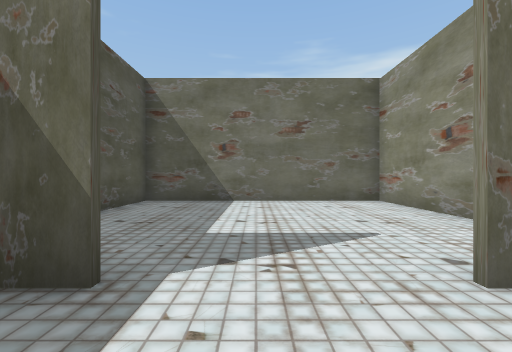
[1] (above)

19 first-person views from a walk through a scene from a Unity 3-D project. The camera is 1.5 m above the floor, looks level and sees 90° across. The floor is counted in squares, 2 m on a side. Each view is taken from the middle of a square. On the plan, view 1 faces up. The plan holds only what a view shows up to about 9 squares ahead; the rest is blank. The place goes on beyond the plan. The player is left out. Some surface patterns are stand-ins.

[2]
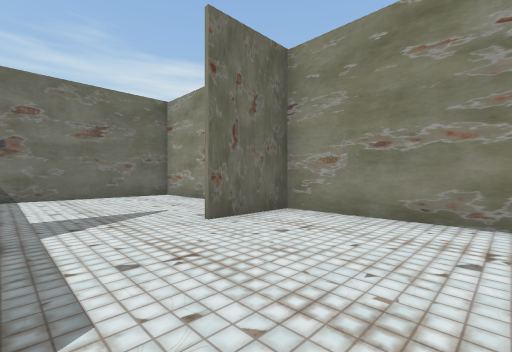

[3]
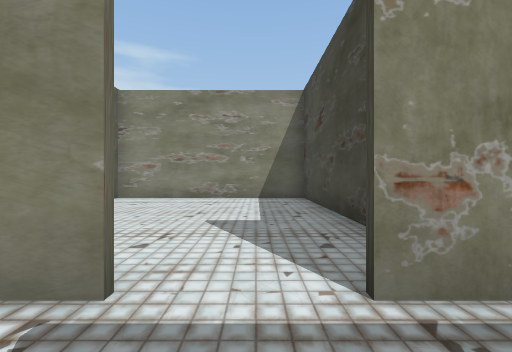

[4]
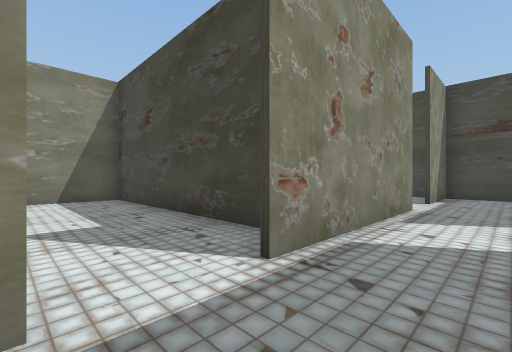

[5]
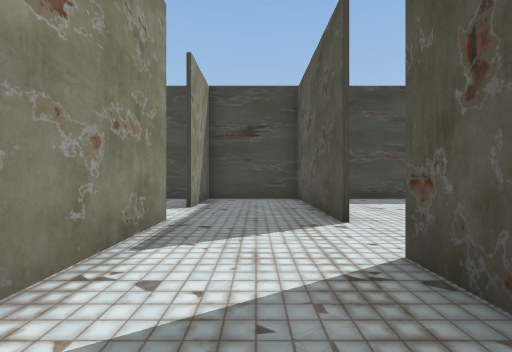

[6]
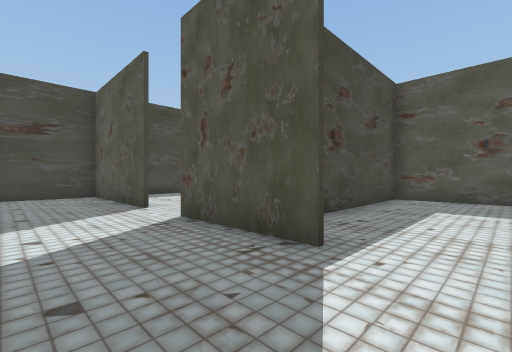

[7]
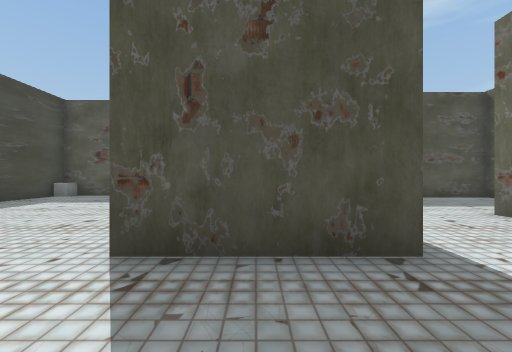

[8]
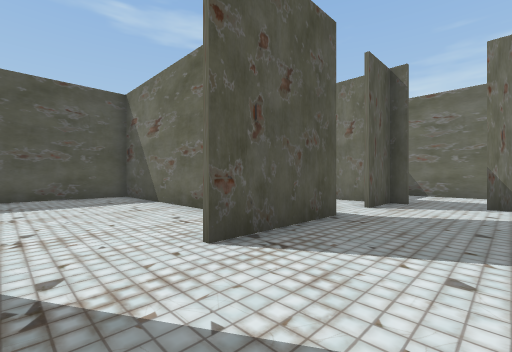

[9]
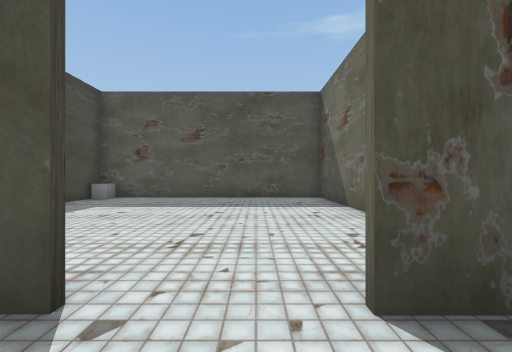

[10]
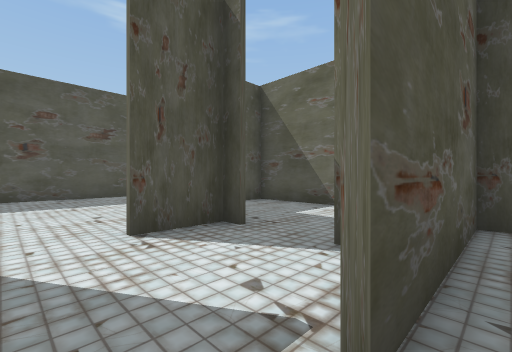

[11]
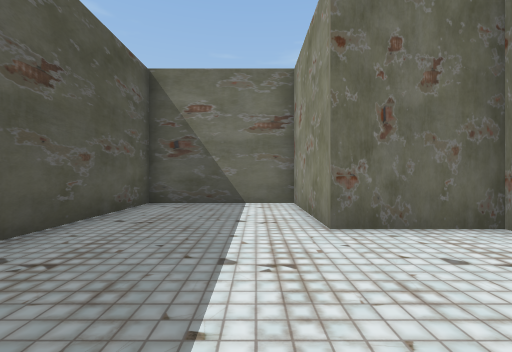

[12]
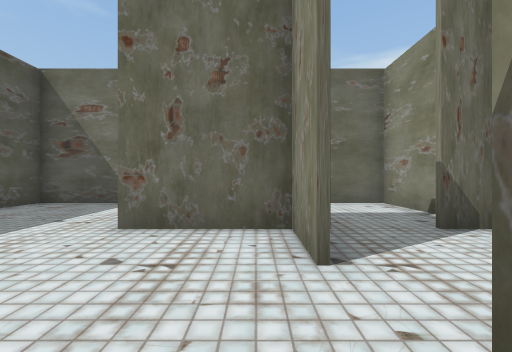

[13]
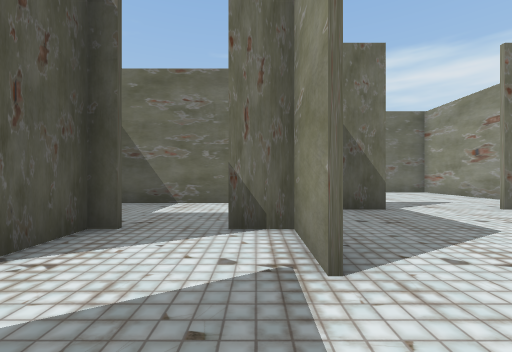

[14]
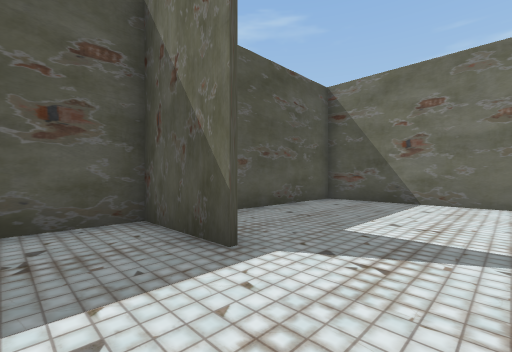

[15]
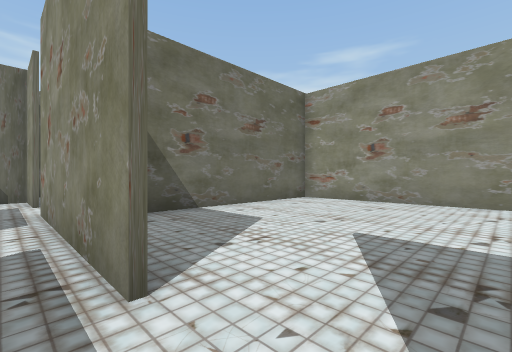

[16]
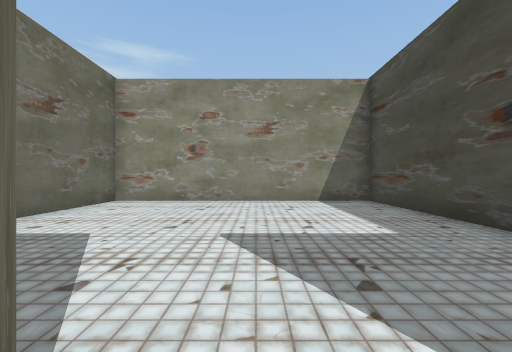

[17]
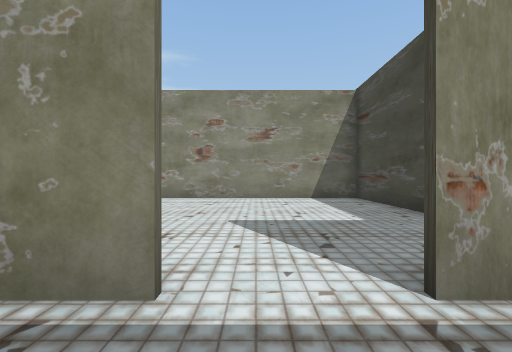

[18]
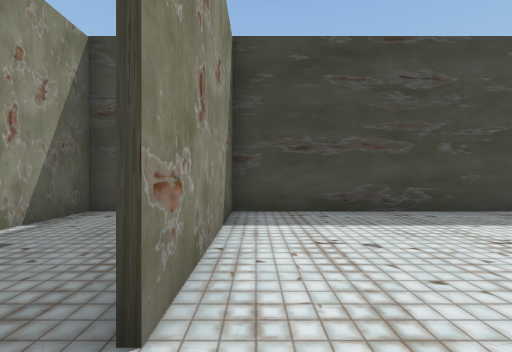

[19]
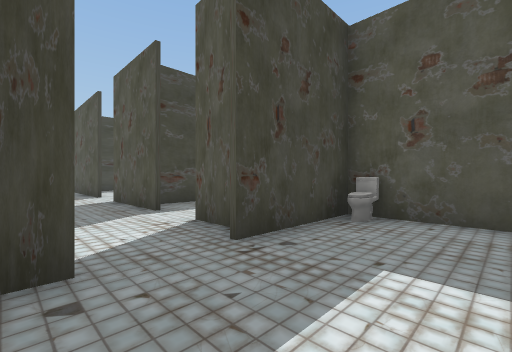

### Floor plan
Ten units are one square. View 1 is at (0, 0); x grows to the right and y downward. Boxes are objects, and circles mark ways between rooms. Rooms are numbered by the first view taken in them; rooms with no view inside come last. Other rooms are left out.
<svg viewBox="-150 -83 193 213">
<path fill="none" stroke="#000" d="M-10 -17 -33 -17 -33 21M37 -41 37 -78 -33 -78 -33 -38M-25 46 38 46M37 50 37 -17 15 -17M-64 80 -64 124M-35 85 -35 36M-64 34 -64 64M-35 21 -35 4 -45 4M-64 4 -64 19M-60 124 -30 124M-35 125 -35 100M-65 19 -65 4M-59 4 -89 4 -89 -31M-90 -31 -130 -31 -130 46 -70 46M-89 48 -139 48 -139 115M-135 124 -60 124M-65 124 -65 80M-45 3 -40 3M-35 -10 -35 -31 -75 -31M-76 3 -59 3M-30 124 37 124 37 50M38 48 -19 48M-75 -31 -90 -31M-88 -31 -88 3 -76 3"/>
<rect x="-145" y="115" width="10" height="10" fill="#bbb"><title>cube</title></rect>
<rect x="-85" y="-5" width="10" height="10" fill="#bbb"><title>toilet</title></rect>
<circle cx="-30" cy="30" r="3" fill="#2a7"/>
<circle cx="-60" cy="25" r="3" fill="#2a7"/>
<circle cx="-60" cy="75" r="3" fill="#2a7"/>
<circle cx="-50" cy="0" r="3" fill="#2a7"/>
<circle cx="-30" cy="95" r="3" fill="#2a7"/>
<circle cx="-65" cy="-15" r="3" fill="#2a7"/>
<text x="0" y="-20">1</text>
<text x="-50" y="60">2</text>
<text x="-100" y="20">3</text>
<text x="-100" y="90">4</text>
<text x="-50" y="-10">5</text>
<text x="0" y="90">6</text>
<text x="-80" y="-10">7</text>
</svg>
Room 1 opens to room 2. Room 2 opens to room 3. Room 2 opens to room 4. Room 2 opens to room 5. Room 2 opens to room 6. Room 5 opens to room 7.

Where each view was taken, in squares from view 1:
view 1: 0 up, 0 right, facing up
view 2: 2 down, 1 left, facing up-right
view 3: 3 down, 5 left, facing right
view 4: 2 down, 5 left, facing down-right
view 5: 4 down, 5 left, facing down
view 6: 2 down, 4 left, facing down-left
view 7: 5 down, 4 left, facing left
view 8: 8 down, 4 left, facing up-left
view 9: 7 down, 5 left, facing left
view 10: 3 down, 3 left, facing up-left
view 11: 4 down, 10 left, facing up
view 12: 4 down, 7 left, facing up
view 13: 4 down, 4 left, facing up
view 14: 0 up, 1 right, facing up-left
view 15: 10 down, 4 left, facing up-right
view 16: 9 down, 4 left, facing right
view 17: 9 down, 5 left, facing right
view 18: 7 down, 7 left, facing down
view 19: 2 up, 4 left, facing down-left
